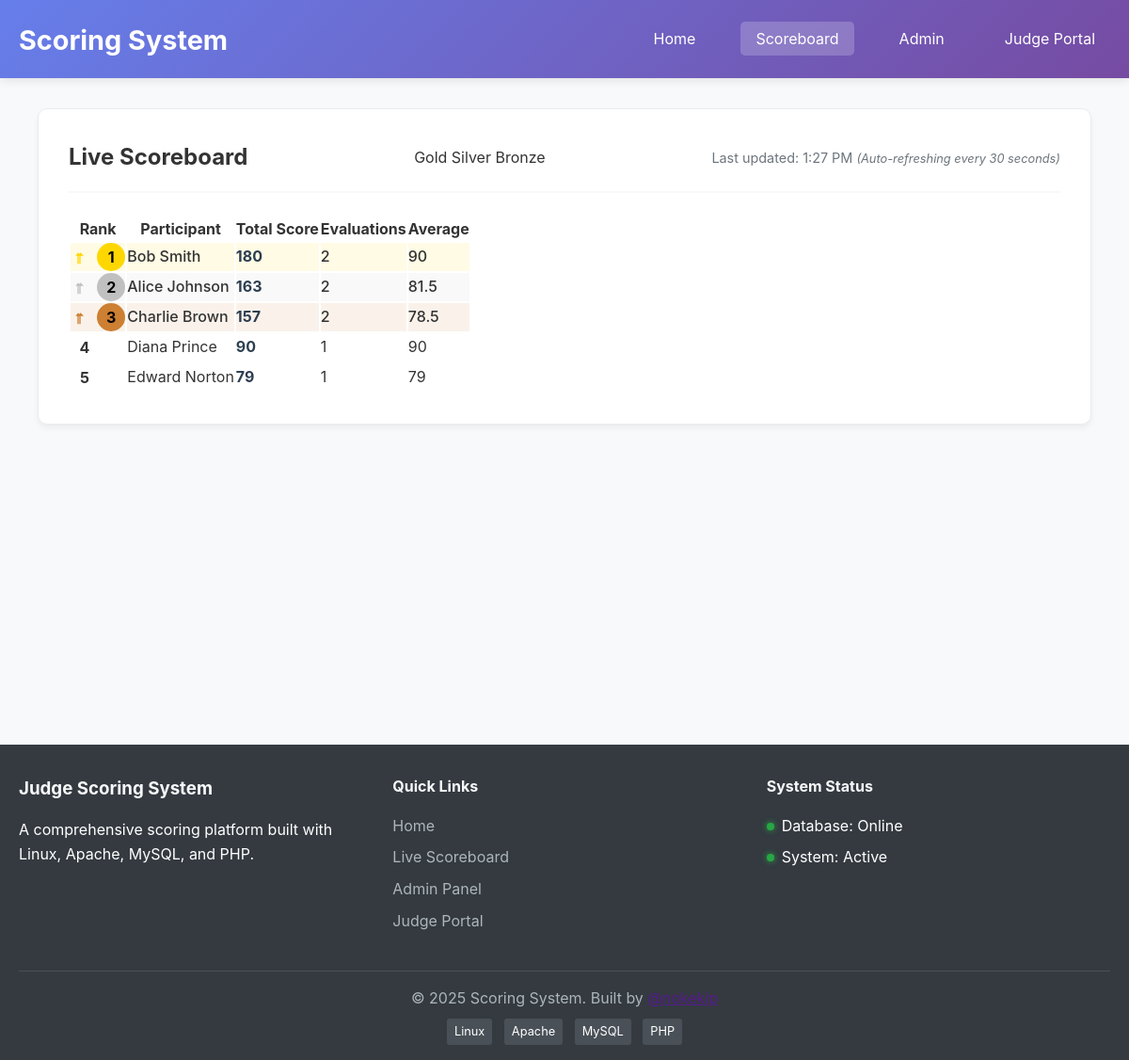
Page /public/scoreboard.php on the committed database.
### tables this page shows
CREATE TABLE users (
    id INT PRIMARY KEY AUTO_INCREMENT,
    username VARCHAR(50) UNIQUE NOT NULL,
    display_name VARCHAR(100) NOT NULL,
    email VARCHAR(100),
    created_at TIMESTAMP DEFAULT CURRENT_TIMESTAMP,
    updated_at TIMESTAMP DEFAULT CURRENT_TIMESTAMP ON UPDATE CURRENT_TIMESTAMP
);

### includes/functions.php (called while the page is built, shortened)
<?php
function getScoreboard() {
    try {
        $pdo = getDbConnection();
        $stmt = $pdo->query("
            SELECT
                u.id,
                u.username,
                u.display_name,
                COALESCE(SUM(s.points), 0) as total_points,
                COUNT(s.id) as total_scores
            FROM users u
            LEFT JOIN scores s ON u.id = s.user_id
            GROUP BY u.id, u.username, u.display_name
            ORDER BY total_points DESC, u.display_name
        ");
        return $stmt->fetchAll();
    } catch (Exception $e) {
        error_log("Error fetching scoreboard: " . $e->getMessage());
        return [];
    }
}
?>

### public/scoreboard.php (the view, shortened to what this page needs)
<?php
require_once __DIR__ . '/../includes/header.php';
require_once __DIR__ . '/../includes/functions.php';
$scoreboard = getScoreboard();
?>
<div class="container">
    <div class="card">
        <div class="card-header">
            <div class="scoreboard-header">
                <h2>Live Scoreboard</h2>
                <div class="scoreboard-legend">
                    <span class="legend-item"><span class="legend-icon gold"></span> Gold</span>
                    <span class="legend-item"><span class="legend-icon silver"></span> Silver</span>
                    <span class="legend-item"><span class="legend-icon bronze"></span> Bronze</span>
                </div>
                <div class="last-updated">
                    Last updated: <span class="update-time"><?= date('g:i A') ?></span>
                    <span class="auto-refresh-status">(Auto-refreshing every 30 seconds)</span>
                </div>
            </div>
        </div>
        <?php if (empty($scoreboard)): ?>
            <div class="alert alert-info">No scores available yet. Check back later!</div>
        <?php else: ?>
            <div class="table-responsive">
                <table class="scoreboard-table">
                    <thead>
                        <tr>
                            <th>Rank</th>
                            <th>Participant</th>
                            <th>Total Score</th>
                            <th>Evaluations</th>
                            <th>Average</th>
                        </tr>
                    </thead>
                    <tbody>
                        <?php foreach ($scoreboard as $index => $participant):
                            $average = $participant['total_scores'] > 0
                                ? round($participant['total_points'] / $participant['total_scores'], 1)
                                : 0;
                        ?>
                        <tr class="<?= $index < 3 ? 'top-rank top-' . ($index + 1) : '' ?>">
                            <td>
                                <span class="scoreboard-rank rank-<?= $index + 1 ?>">
                                    <?= $index + 1 ?>
                                </span>
                            </td>
                            <td><?= htmlspecialchars($participant['display_name']) ?></td>
                            <td class="points-display"><?= $participant['total_points'] ?></td>
                            <td><?= $participant['total_scores'] ?></td>
                            <td><?= $average ?></td>
                        </tr>
                        <?php endforeach; ?>
                    </tbody>
                </table>
            </div>
        <?php endif; ?>
    </div>
</div>
<?php require_once __DIR__ . '/../includes/footer.php'; ?>

### assets/css/style.css (style rules this page uses)
* { margin: 0; padding: 0; box-sizing: border-box; }
body { font-family: -apple-system, BlinkMacSystemFont, 'Segoe UI', Roboto, Oxygen, Ubuntu, Cantarell, sans-serif; line-height: 1.6; color: #333; background-color: #f8f9fa; }
.container { max-width: 1200px; margin: 0 auto; padding: 0 20px; }
.card { background: white; border-radius: 10px; padding: 2rem; margin-bottom: 2rem; box-shadow: 0 4px 6px rgba(0,0,0,0.05); border: 1px solid #e9ecef; }
.card-header { border-bottom: 2px solid #f8f9fa; padding-bottom: 1rem; margin-bottom: 1.5rem; }
.table-responsive { overflow-x: auto; -webkit-overflow-scrolling: touch; }

### assets/css/scoreboard.css (style rules this page uses)
.scoreboard-header { display: flex; justify-content: space-between; align-items: center; flex-wrap: wrap; gap: 1rem; }
.last-updated { font-size: 0.9rem; color: #6c757d; }
.auto-refresh-status { font-size: 0.8rem; color: #6c757d; font-style: italic; }
.scoreboard-rank { display: inline-block; width: 30px; height: 30px; line-height: 30px; text-align: center; border-radius: 50%; font-weight: bold; }
.rank-1 { background-color: #ffd700; color: #000; }
.rank-2 { background-color: #c0c0c0; color: #000; }
.rank-3 { background-color: #cd7f32; color: #000; }
.top-rank { font-weight: 500; }
.top-rank.top-1 { background-color: rgba(255, 215, 0, 0.1); }
.top-rank.top-2 { background-color: rgba(192, 192, 192, 0.1); }
.top-rank.top-3 { background-color: rgba(205, 127, 50, 0.1); }
.points-display { font-weight: bold; color: #2c3e50; }
.top-rank td:first-child::before { content: ""; display: inline-block; margin-right: 8px; width: 16px; height: 16px; background-size: contain; background-repeat: no-repeat; vertical-align: middle; }

### rows in the picture
users: display_name "Bob Smith", total_points "180", total_scores "2", average "90"
users: display_name "Alice Johnson", total_points "163", total_scores "2", average "81.5"
users: display_name "Charlie Brown", total_points "157", total_scores "2", average "78.5"
users: display_name "Diana Prince", total_points "90", total_scores "1", average "90"
users: display_name "Edward Norton", total_points "79", total_scores "1", average "79"
